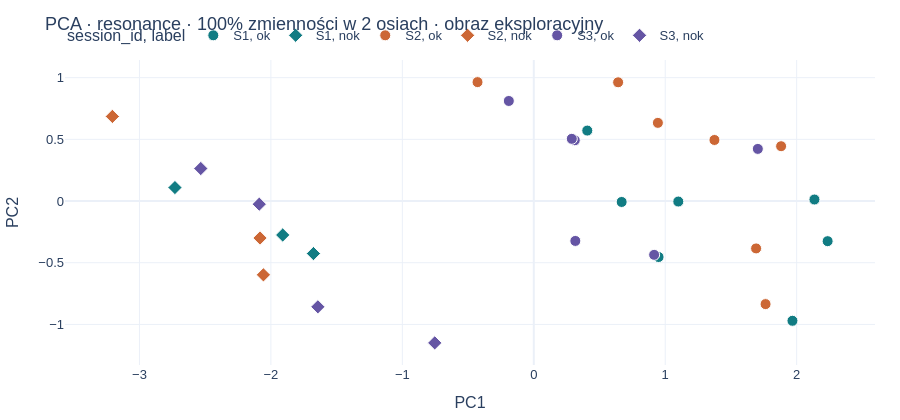

The cell this chart's notebook holds for it:
### Markdown cell above
PCA ściska wiele cech do dwóch osi. Bliskie punkty mają podobne cechy, ale „dwie chmury” nie dowodzą wykrywania defektów. Zmień kolor na sesję, by zobaczyć możliwy wpływ warunków.

### Code cell
if len(table)>=3:
    display(embedding_map(events,FAMILY,color='session_id')[0])

### Figure 1 — Plotly figure (JSON) as saved in the notebook; plotly's stock layout.template omitted (floating-point values rounded to 4 significant figures)
{"data": [{"customdata": [[3, "S1"], [3, "S1"], [3, "S1"], [3, "S1"], [3, "S1"], [3, "S1"], [3, "S1"]], "hovertemplate": "<b>%{hovertext}</b><br><br>session_id=%{customdata[1]}<br>label=ok<br>PC1=%{x}<br>PC2=%{y}<br>n_hits=%{customdata[0]}<extra></extra>", "hovertext": ["SYN_001", "SYN_004", "SYN_007", "SYN_010", "SYN_013", "SYN_016", "SYN_019"], "legendgroup": "S1, ok", "marker": {"color": "#117c83", "line": {"color": "white", "width": 1}, "size": 11, "symbol": "circle"}, "mode": "markers", "name": "S1, ok", "orientation": "v", "showlegend": true, "type": "scatter", "x": [1.968, 0.9494, 1.099, 0.407, 0.6686, 2.135, 2.236], "xaxis": "x", "y": [-0.9706, -0.4538, -0.004049, 0.5711, -0.007611, 0.01246, -0.3252], "yaxis": "y"}, {"customdata": [[3, "S1"], [3, "S1"], [3, "S1"]], "hovertemplate": "<b>%{hovertext}</b><br><br>session_id=%{customdata[1]}<br>label=nok<br>PC1=%{x}<br>PC2=%{y}<br>n_hits=%{customdata[0]}<extra></extra>", "hovertext": ["SYN_022", "SYN_025", "SYN_028"], "legendgroup": "S1, nok", "marker": {"color": "#117c83", "line": {"color": "white", "width": 1}, "size": 11, "symbol": "diamond"}, "mode": "markers", "name": "S1, nok", "orientation": "v", "showlegend": true, "type": "scatter", "x": [-1.91, -1.676, -2.73], "xaxis": "x", "y": [-0.2754, -0.4258, 0.1093], "yaxis": "y"}, {"customdata": [[3, "S2"], [3, "S2"], [3, "S2"], [3, "S2"], [3, "S2"], [3, "S2"], [3, "S2"]], "hovertemplate": "<b>%{hovertext}</b><br><br>session_id=%{customdata[1]}<br>label=ok<br>PC1=%{x}<br>PC2=%{y}<br>n_hits=%{customdata[0]}<extra></extra>", "hovertext": ["SYN_002", "SYN_005", "SYN_008", "SYN_011", "SYN_014", "SYN_017", "SYN_020"], "legendgroup": "S2, ok", "marker": {"color": "#cc6735", "line": {"color": "white", "width": 1}, "size": 11, "symbol": "circle"}, "mode": "markers", "name": "S2, ok", "orientation": "v", "showlegend": true, "type": "scatter", "x": [1.374, 1.763, -0.428, 1.882, 0.6417, 0.9443, 1.691], "xaxis": "x", "y": [0.4948, -0.8355, 0.9638, 0.4444, 0.9626, 0.6335, -0.384], "yaxis": "y"}, {"customdata": [[3, "S2"], [3, "S2"], [3, "S2"]], "hovertemplate": "<b>%{hovertext}</b><br><br>session_id=%{customdata[1]}<br>label=nok<br>PC1=%{x}<br>PC2=%{y}<br>n_hits=%{customdata[0]}<extra></extra>", "hovertext": ["SYN_023", "SYN_026", "SYN_029"], "legendgroup": "S2, nok", "marker": {"color": "#cc6735", "line": {"color": "white", "width": 1}, "size": 11, "symbol": "diamond"}, "mode": "markers", "name": "S2, nok", "orientation": "v", "showlegend": true, "type": "scatter", "x": [-3.206, -2.057, -2.083], "xaxis": "x", "y": [0.6858, -0.5983, -0.2996], "yaxis": "y"}, {"customdata": [[3, "S3"], [3, "S3"], [3, "S3"], [3, "S3"], [3, "S3"], [3, "S3"]], "hovertemplate": "<b>%{hovertext}</b><br><br>session_id=%{customdata[1]}<br>label=ok<br>PC1=%{x}<br>PC2=%{y}<br>n_hits=%{customdata[0]}<extra></extra>", "hovertext": ["SYN_003", "SYN_006", "SYN_009", "SYN_012", "SYN_015", "SYN_018"], "legendgroup": "S3, ok", "marker": {"color": "#6555a4", "line": {"color": "white", "width": 1}, "size": 11, "symbol": "circle"}, "mode": "markers", "name": "S3, ok", "orientation": "v", "showlegend": true, "type": "scatter", "x": [0.3117, 0.3161, 1.705, 0.2893, -0.1898, 0.9156], "xaxis": "x", "y": [0.4925, -0.3233, 0.4226, 0.5042, 0.8111, -0.4361], "yaxis": "y"}, {"customdata": [[3, "S3"], [3, "S3"], [3, "S3"], [3, "S3"]], "hovertemplate": "<b>%{hovertext}</b><br><br>session_id=%{customdata[1]}<br>label=nok<br>PC1=%{x}<br>PC2=%{y}<br>n_hits=%{customdata[0]}<extra></extra>", "hovertext": ["SYN_021", "SYN_024", "SYN_027", "SYN_030"], "legendgroup": "S3, nok", "marker": {"color": "#6555a4", "line": {"color": "white", "width": 1}, "size": 11, "symbol": "diamond"}, "mode": "markers", "name": "S3, nok", "orientation": "v", "showlegend": true, "type": "scatter", "x": [-1.643, -2.088, -0.7535, -2.533], "xaxis": "x", "y": [-0.8573, -0.02542, -1.15, 0.2636], "yaxis": "y"}], "layout": {"colorway": ["#117c83", "#cc6735", "#6555a4", "#667788"], "font": {"family": "Arial, sans-serif", "size": 13}, "height": 420, "legend": {"orientation": "h", "title": {"text": "session_id, label"}, "tracegroupgap": 0, "x": 0, "y": 1.13}, "margin": {"b": 50, "l": 60, "r": 25, "t": 60}, "title": {"text": "PCA · resonance · 100% zmienności w 2 osiach · obraz eksploracyjny"}, "xaxis": {"anchor": "y", "domain": [0, 1], "title": {"text": "PC1"}}, "yaxis": {"anchor": "x", "domain": [0, 1], "title": {"text": "PC2"}}}}
